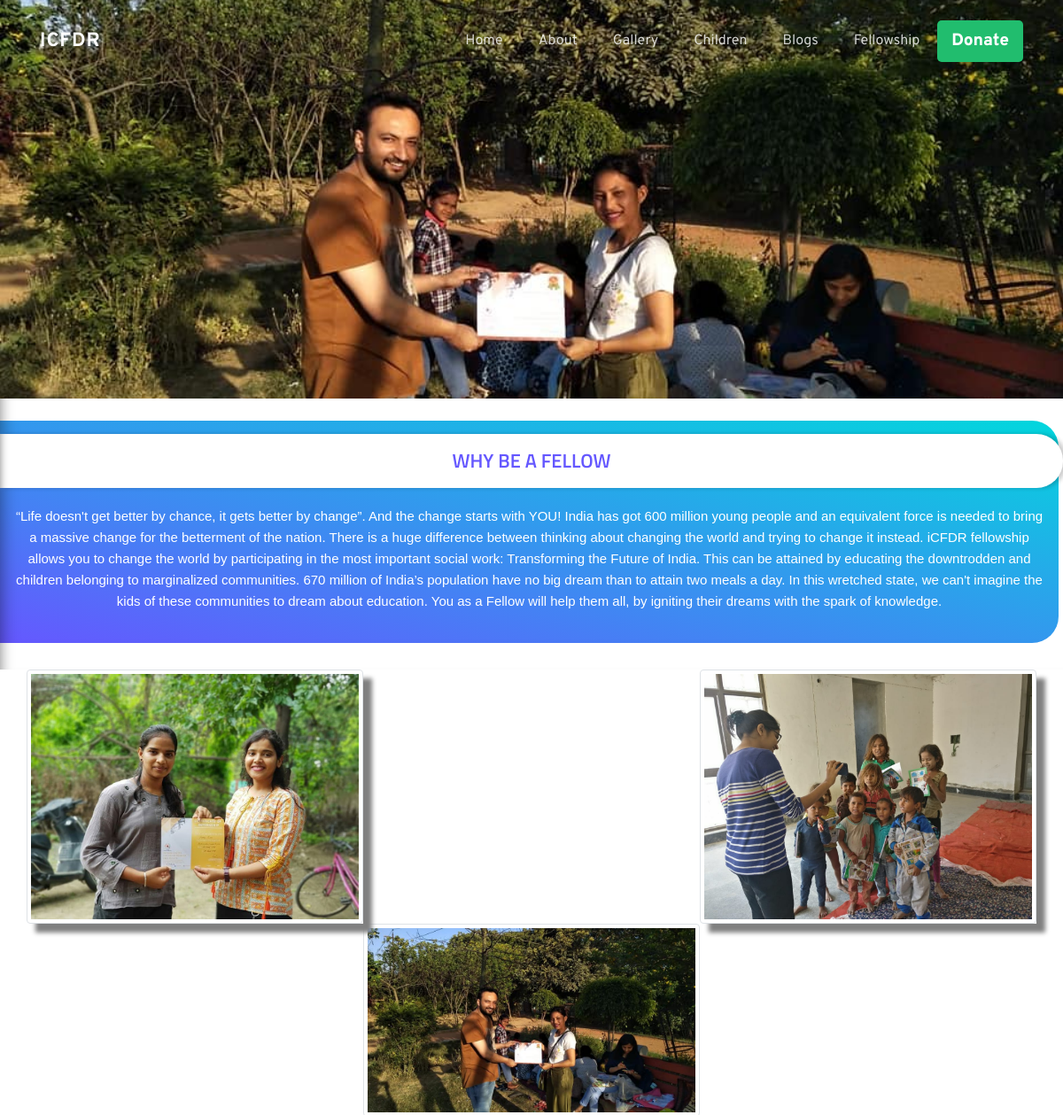
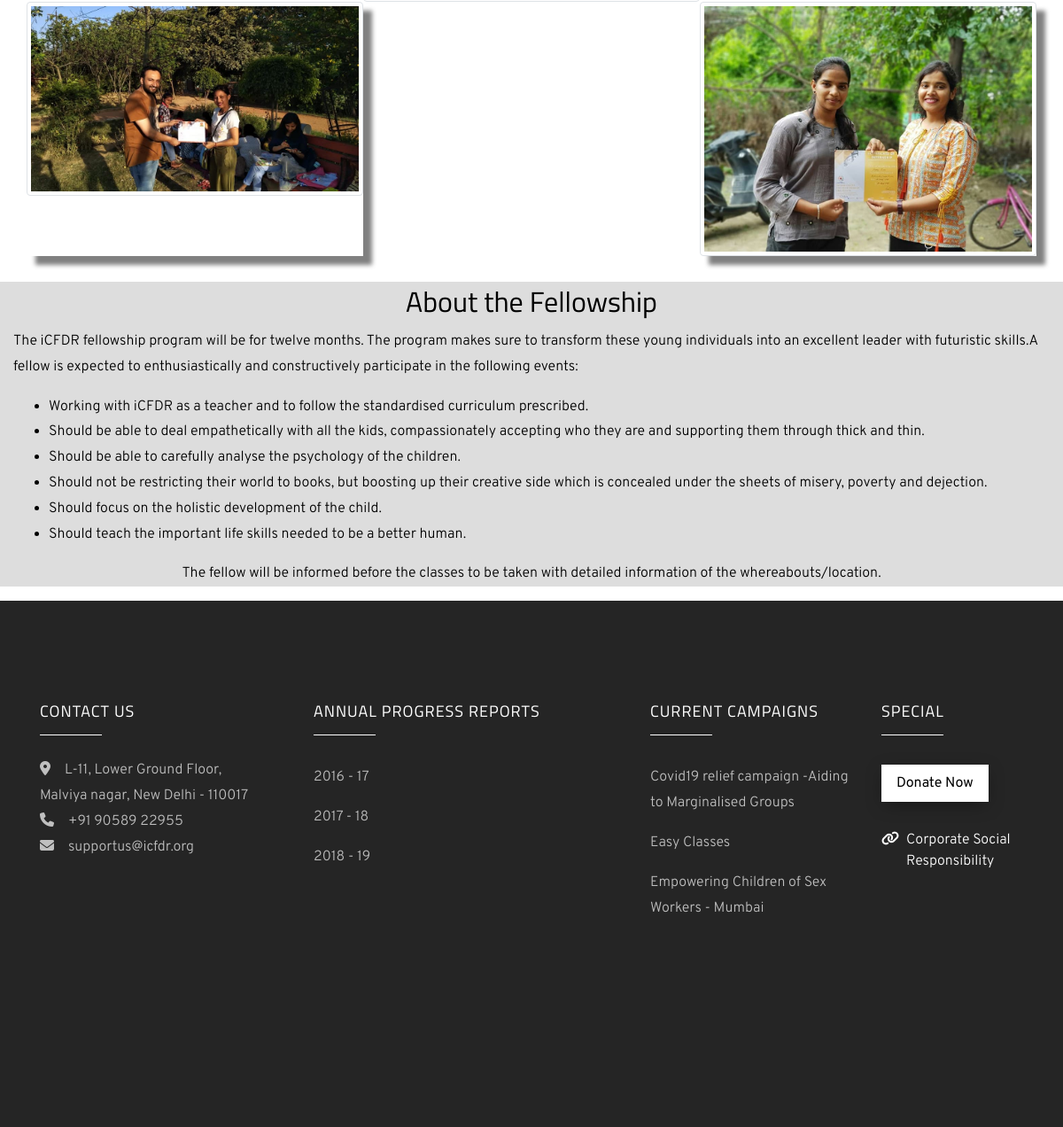
Page /fellowship on the committed database (2 pictures, top to bottom).
### website/models.py (models this page shows, shortened)
class Fellowship(models.Model):
    header_image = models.ImageField(upload_to='images/fellowship/header/')

class FellowshipImages(models.Model):
    image = models.ImageField(upload_to='images/fellowship/')
    fellowship = models.ForeignKey(to=Fellowship, on_delete=models.CASCADE)
    class Meta:
        verbose_name_plural = 'Images'

class Campaign(models.Model):
    compaign_name = models.CharField(max_length=100)
    image = models.ImageField(upload_to='images/campaign/')
    text_on_image = models.CharField(max_length=150)
    description = RichTextField()
    button_text = models.CharField(max_length=30)
    slug = models.SlugField(max_length=100, default='', blank=True, unique=True)
    class Meta:
        verbose_name_plural = 'Campaign'

### website/views.py (the view)
# urls.py: path('fellowship',views.fellowship,name = 'fellowship'),
def fellowship(request):
    data = {
        'fellowship':Fellowship.objects.all()[0],
        'images':FellowshipImages.objects.filter(fellowship=Fellowship.objects.all()[0]),
        'fellow_says':FellowSays.objects.filter(fellowship=Fellowship.objects.all()[0]),
        'campaigns': Campaign.objects.all().order_by('-id')[:5],
    }
    return render(request, 'fellowship.html',data)

### website/templates/fellowship.html (shortened to what this page needs)
{% extends 'base.html' %}
{% block content %}
{% load static %}
<header class="masthead"
        style="height: 50vh;min-height: 450px;background-image: url('{{ fellowship.header_image.url }}');background-size: cover;background-position: center;background-repeat: no-repeat;">
</header>
<div class="container-fluid" style="margin:0px;">
    <div class="row">
        <div class="fellowBox blue">
            <div class="fellow-content">
                <h3 class="title">Why be a fellow</h3>
                <p class="description">“Life doesn't get better by chance, it gets better by change”. And the change
                    starts with YOU! India has got 600 million young people and an equivalent force is needed to
                    bring a massive change for the betterment of the nation. There is a huge difference between
                    thinking about changing the world and trying to change it instead. iCFDR fellowship allows you
                    to change the world by participating in the most important social work: Transforming the Future
                    of India. This can be attained by educating the downtrodden and children belonging to
                    marginalized communities.
                    670 million of India’s population have no big dream than to attain two meals a day. In this
                    wretched state, we can't imagine the kids of these communities to dream about education. You as
                    a Fellow will help them all, by igniting their dreams with the spark of knowledge.
                </p>
            </div>
        </div>
    </div>
</div>
<div class="container" z>
    <div class="row">
        {% for img in images %}
        {% if forloop.counter == 1%}
        <div class="col-lg-4 col-md-4 col-6" style="padding:0px;margin:0px;box-shadow: 10px 10px 5px grey;">
            <img class="img-fluid img-thumbnail" src={{img.image.url}} alt="">
        </div>
        <div class="col-lg-4 col-md-4 col-6"></div>
        {% elif forloop.counter == 2%}
        <div class="col-lg-4 col-md-4 col-6" style="padding:0px;margin:0px;box-shadow: 10px 10px 5px grey;">
            <img class="img-fluid img-thumbnail" src={{img.image.url}} alt="">
        </div>
        <div class="col-lg-4 col-md-4 col-6"></div>
        {% elif forloop.counter == 3%}
        <div class="col-lg-4 col-md-4 col-6" style="padding:0px;margin:0px;z-index:-1;">
            <img class="img-fluid img-thumbnail" src={{img.image.url}} alt="">
        </div>
        <div class="col-lg-4 col-md-4 col-6"></div>
        {% elif forloop.counter == 4%}
        <div class="col-lg-4 col-md-4 col-6" style="padding:0px;margin:0px;box-shadow: 10px 10px 5px grey;">
            <img class="img-fluid img-thumbnail" src={{img.image.url}} alt="">
        </div>
        <div class="col-lg-4 col-md-4 col-6"></div>
        {% elif forloop.counter == 5%}
        <div class="col-lg-4 col-md-4 col-6" style="padding:0px;margin:0px;box-shadow: 10px 10px 5px grey;">
            <img class="img-fluid img-thumbnail" src={{img.image.url}} alt="">
        </div>
        {% endif %}
        {% endfor %}
    </div>
</div>
<br>
<div class="container-fluid text-left" style="background-color:#ddd;color:black;">
    <h2 class="text-center">About the Fellowship </h2>
    <p class="text-left">
        The iCFDR fellowship program will be for twelve months. The program makes sure to transform these young
        individuals into an excellent leader with futuristic skills.A fellow is expected to enthusiastically and
        constructively participate in the following events:
    </p>
    <ul>
        <li>Working with iCFDR as a teacher and to follow the standardised curriculum prescribed.</li>
        <li>Should be able to deal empathetically with all the kids, compassionately accepting who they are and
            supporting them through thick and thin.
        </li>
        <li>Should be able to carefully analyse the psychology of the children.</li>
        <li>Should not be restricting their world to books, but boosting up their creative side which is concealed under
            the sheets of misery, poverty and dejection.
        </li>
        <li>Should focus on the holistic development of the child.</li>
        <li>Should teach the important life skills needed to be a better human.</li>
    </ul>
    <p>The fellow will be informed before the classes to be taken with detailed information of the
        whereabouts/location. </p>
</div>
{% endblock %}

### website/templates/base.html (shortened to what this page needs)
<!DOCTYPE html>
{% load static %}
<html lang="en">
<head>
    <link rel="stylesheet" href="{% static 'css/open-iconic-bootstrap.min.css' %}">
    <link rel="stylesheet" href="{% static 'css/animate.css' %}">
    <link rel="stylesheet" href="{% static 'css/owl.carousel.min.css' %}">
    <link rel="stylesheet" href="{% static 'css/owl.theme.default.min.css' %}">
    <link rel="stylesheet" href="{% static 'css/magnific-popup.css' %}">
    <link rel="stylesheet" href="{% static 'css/aos.css' %}">
    <link rel="stylesheet" href="{% static 'css/bootstrap-datepicker.css' %}">
    <link rel="stylesheet" href="{% static 'css/jquery.timepicker.css' %}">
    <link rel="stylesheet" href="{% static 'css/style.css' %}">
</head>
<body>
<nav class="navbar navbar-expand-lg navbar-dark ftco_navbar bg-dark ftco-navbar-light" id="ftco-navbar">
    <div class="container">
        <a class="navbar-brand" href="{% url 'home' %}">ICFDR</a>
        <div class="collapse navbar-collapse" id="ftco-nav">
            <ul class="navbar-nav ml-auto">
                <li class="nav-item"><a href="{% url 'home' %}" class="nav-link">Home</a></li>
                <li class="nav-item"><a href="{% url 'about' %}" class="nav-link">About</a></li>
                <li class="nav-item"><a href="{% url 'gallery' %}" class="nav-link">Gallery</a></li>
                <li class="nav-item"><a href="{% url 'home' %}#children" class="nav-link">Children</a></li>
                <li class="nav-item"><a href="{% url 'bloglist' %}" class="nav-link">Blogs</a></li>
                <li class="nav-item"><a href="{% url 'fellowship' %}" class="nav-link">Fellowship</a></li>
                <li class="nav-item"><a href="{% url 'donate' %}" class="donate-btn-nav nav-link">Donate</a></li>
            </ul>
        </div>
    </div>
</nav>
{% block content %}
{% endblock %}
<footer class="ftco-footer ftco-section img">
    <div class="container">
        <div class="row mb-5">
            <div class="col-md-3">
                <div class="ftco-footer-widget mb-4">
                    <h2 class="ftco-heading-2">Contact Us</h2>
                    <p style="text-align:left;">
                        <span class="fas fa-map-marker-alt mr-3"></span>L-11, Lower Ground Floor, Malviya nagar, New
                        Delhi - 110017<br>
                        <a href="tel:+91-90586-22955"><span class="fas fa-phone mr-3"></span>+91 90589 22955<br></a>
                        <a href="mailto:supportus@icfdr.org?Subject=ICFDR%20Easy%20Classes%20-%20Support"><span
                                class="fas fa-envelope mr-3"></span>supportus@icfdr.org</a>
                    </p>
                    <ul class="ftco-footer-social list-unstyled float-md-left float-lft mt-5">
                    </ul>
                </div>
            </div>
            <div class="col-md-4">
                <div class="ftco-footer-widget mb-4 ml-md-4">
                    <h2 class="ftco-heading-2">Annual Progress Reports</h2>
                    <ul class="list-unstyled">
                        <li><a target="_blank" href="https://drive.google.com/open?id=12yJyWt_e4_VxAgtFSAQAEEdrDGSlUoW9" class="py-2 d-block">2016 - 17</a>
                        </li>
                        <li><a target="_blank" href="https://drive.google.com/open?id=1tYPb_o-QClXzCFxPPeCs-ca7Lnde7Ln2" class="py-2 d-block">2017 - 18</a>
                        </li>
                        <li><a target="_blank" href="https://drive.google.com/open?id=1mGkgc0wgI1T13B1gySD5iHLUhTBXvLLp" class="py-2 d-block">2018 - 19</a>
                        </li>
                    </ul>
                </div>
            </div>
            <div class="col-md-3">
                <div class="ftco-footer-widget mb-4 ml-md-4">
                    <h2 class="ftco-heading-2">Current Campaigns</h2>
                    <ul class="list-unstyled">
                        {% for campaign in campaigns %}
                        <li><a href="{% url 'campaign' campaign.slug %}"
                               class="py-2 d-block">{{campaign.compaign_name}}</a></li>
                        {% endfor %}
                    </ul>
                </div>
            </div>
            <div class="col-md-2">
                <div class="ftco-footer-widget mb-4">
                    <h2 class="ftco-heading-2">Special</h2>
                    <div class="block-23 mb-3">
                        <ul>
                            <li><p><a target="_blank"
                                      href="https://www.payumoney.com/paybypayumoney/#/DFE2878E860D57AF8E18DFEF38EBE7EC"
                                      class="btn btn-white px-3 py-2 mt-2">Donate Now</a></p></li>
                            <li><a target="_blank" href="http://icfdr.org/corporate-social-responsibility/"><span
                                    class="fas fa-link mr-2"></span><span
                                    class="text">Corporate Social Responsibility</span></a></li>
                    </div>
                </div>
            </div>
        </div>
        <div class="row">
            <div class="col-md-12 text-center">
            </div>
        </div>
    </div>
</footer>
</body>
</html>

### website/templates/fellowship.html (style rules this page uses)
.fellowBox { color: #fff; font-family: 'Hind', sans-serif; text-align: center; padding: 25px 5px 30px 0; box-shadow: 15px 0 15px -15px rgba(0, 0, 0, 0.5) inset; position: relative; }
.fellowBox .fellow-content { background: linear-gradient(to left bottom,#FD9743,#FF018F); padding: 15px; border-radius:0 30px 30px 0; box-shadow: 20px 0 20px -20px rgba(0, 0, 0, 0.5) inset; }
.fellowBox .title { color: #FF018F; background: #fff; font-size: 22px; font-weight: 600; text-transform: uppercase; padding: 15px 10px; margin: 0 -20px 20px -15px; border-radius: 0 30px 30px 0; box-shadow: 10px 0 10px -10px rgba(0, 0, 0, 0.5) inset, 5px 0 5px rgba(0,0,0,0.2); }
.fellowBox .description { font-size: 15px; line-height: 24px; margin: 0 0 20px; }
.fellowBox.blue:after { background: #6558FF; }
.fellowBox.blue .fellow-content { background: linear-gradient(to left bottom,#02D7DD,#6558FF); }
.fellowBox.blue .title { color: #6558FF; }

### rows in the picture
Fellowship: header_image (picture)
FellowshipImages: image (picture)
FellowshipImages: image (picture)
FellowshipImages: image (picture)
FellowshipImages: image (picture)
FellowshipImages: image (picture)
Campaign: compaign_name "Covid19 relief campaign -Aiding to Marginalised Groups"
Campaign: compaign_name "Easy Classes"
Campaign: compaign_name "Empowering Children of Sex Workers - Mumbai"
